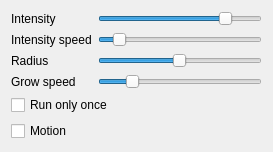
<?xml version="1.0" encoding="UTF-8"?>
<ui version="4.0">
 <class>Sunrise</class>
 <widget class="QWidget" name="Sunrise">
  <property name="geometry">
   <rect>
    <x>0</x>
    <y>0</y>
    <width>273</width>
    <height>148</height>
   </rect>
  </property>
  <layout class="QGridLayout" name="gridLayout">
   <item row="5" column="0" colspan="2">
    <widget class="QCheckBox" name="motion">
     <property name="text">
      <string>Motion</string>
     </property>
    </widget>
   </item>
   <item row="0" column="1">
    <widget class="QTooltipedSlider" name="max_intensity">
     <property name="minimum">
      <number>1</number>
     </property>
     <property name="maximum">
      <number>99</number>
     </property>
     <property name="value">
      <number>80</number>
     </property>
     <property name="orientation">
      <enum>Qt::Horizontal</enum>
     </property>
    </widget>
   </item>
   <item row="1" column="0">
    <widget class="QLabel" name="label_4">
     <property name="text">
      <string>Intensity speed</string>
     </property>
    </widget>
   </item>
   <item row="4" column="0" colspan="2">
    <widget class="QCheckBox" name="run_once">
     <property name="text">
      <string>Run only once</string>
     </property>
    </widget>
   </item>
   <item row="2" column="0">
    <widget class="QLabel" name="label">
     <property name="text">
      <string>Radius</string>
     </property>
    </widget>
   </item>
   <item row="2" column="1">
    <widget class="QTooltipedSlider" name="radius">
     <property name="minimum">
      <number>1</number>
     </property>
     <property name="maximum">
      <number>100</number>
     </property>
     <property name="value">
      <number>50</number>
     </property>
     <property name="orientation">
      <enum>Qt::Horizontal</enum>
     </property>
    </widget>
   </item>
   <item row="3" column="1">
    <widget class="QTooltipedSlider" name="grow_speed">
     <property name="minimum">
      <number>1</number>
     </property>
     <property name="maximum">
      <number>50</number>
     </property>
     <property name="value">
      <number>10</number>
     </property>
     <property name="orientation">
      <enum>Qt::Horizontal</enum>
     </property>
    </widget>
   </item>
   <item row="1" column="1">
    <widget class="QTooltipedSlider" name="intensity_speed">
     <property name="minimum">
      <number>1</number>
     </property>
     <property name="maximum">
      <number>100</number>
     </property>
     <property name="value">
      <number>10</number>
     </property>
     <property name="orientation">
      <enum>Qt::Horizontal</enum>
     </property>
    </widget>
   </item>
   <item row="0" column="0">
    <widget class="QLabel" name="label_3">
     <property name="text">
      <string>Intensity</string>
     </property>
    </widget>
   </item>
   <item row="3" column="0">
    <widget class="QLabel" name="label_2">
     <property name="text">
      <string>Grow speed</string>
     </property>
    </widget>
   </item>
  </layout>
 </widget>
 <customwidgets>
  <customwidget>
   <class>QTooltipedSlider</class>
   <extends>QSlider</extends>
   <header location="global">QTooltipedSlider.h</header>
  </customwidget>
 </customwidgets>
 <resources/>
 <connections/>
</ui>
